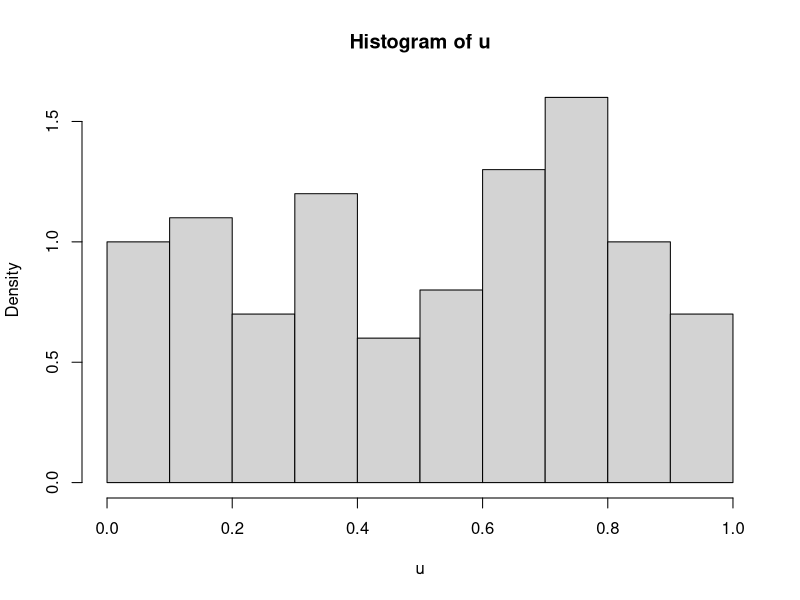
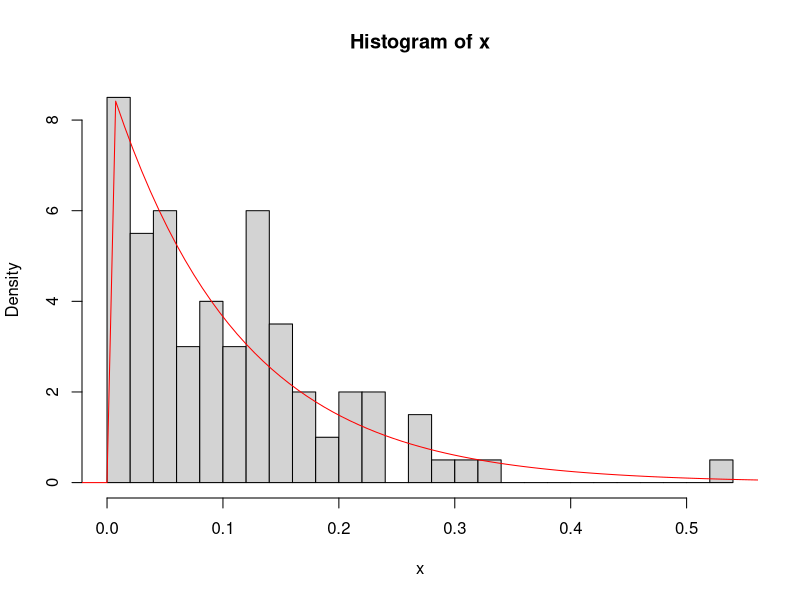
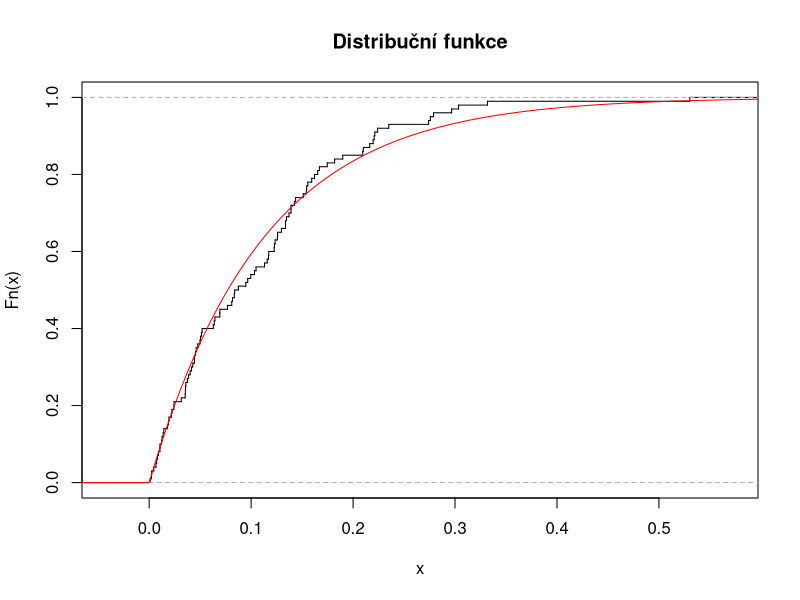
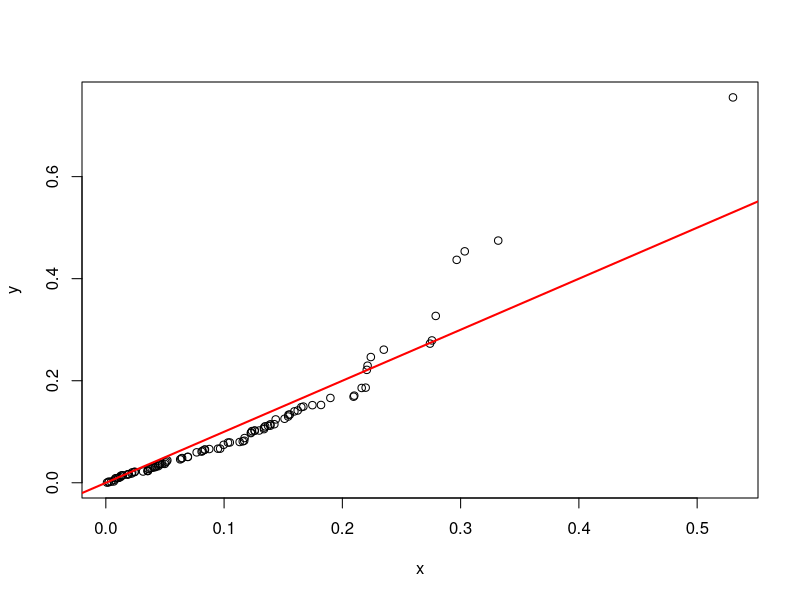
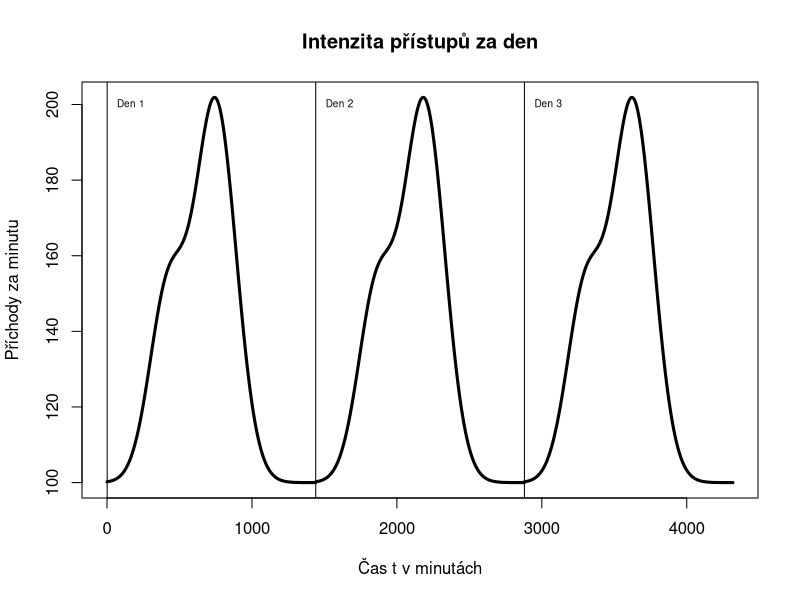
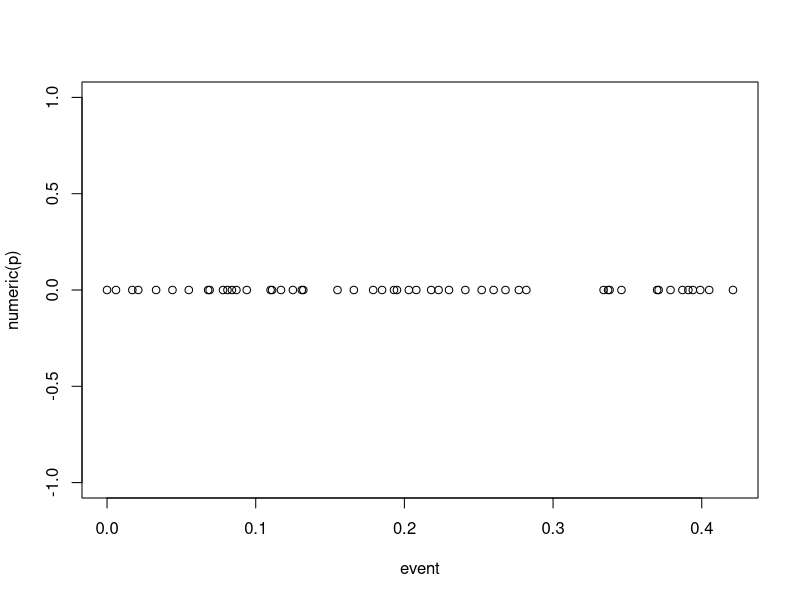
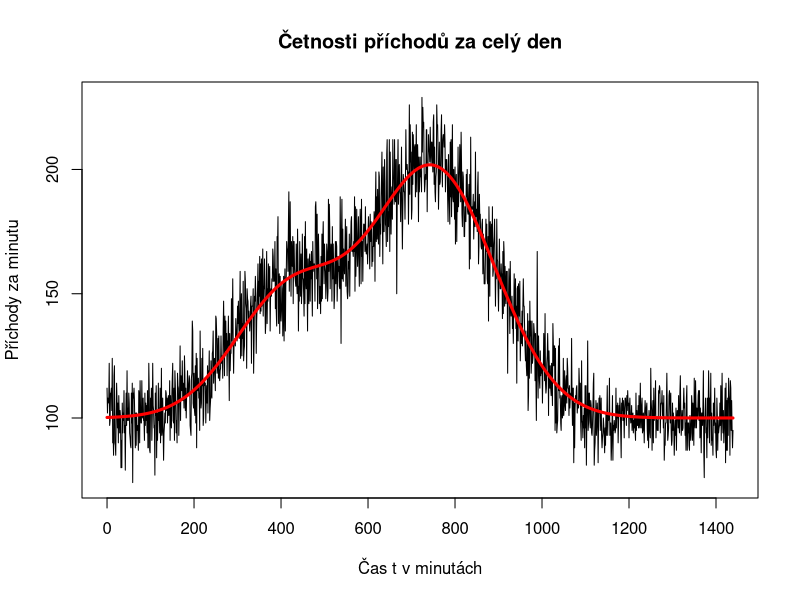
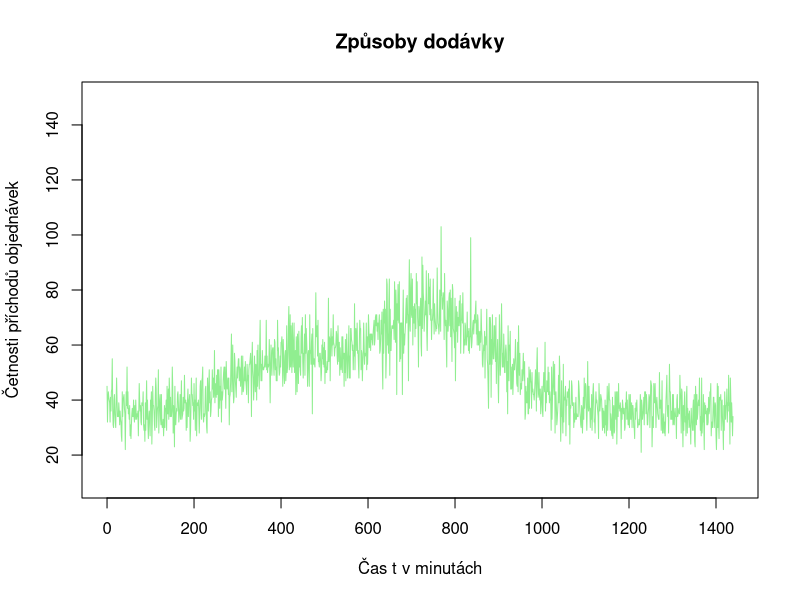

Write R code to recreate these figures, in order. (Note: this script raises an error after producing the figures.)
`+<-` <- `+` # operator += 
`-<-` <- `-` # operator -=
`++=` <- `+` # operator += 

#TODO: 1.6


# http://en.wikipedia.org/wiki/Exponential_distribution#Generating_exponential_variates
K = nchar('Tomas') # jmeno
L = nchar('Nesrovnal') # prijmeni

#################################################################
# 1

n = K*20
u=runif(n, min=0, max=1) # Generuje n náhodných hodnot z UNIF(0,1)
x=-log(1-u)/L # Exp rozdělení z rovnoměrného inverzní distr. fcí.

#################################################################
# 1.2
hist(u, freq=FALSE)
hist(x, breaks=5*K, freq=FALSE) # Histogram našich hodnot
#help(hist) freq --> logical;
#if TRUE, the histogram graphic is a representation of frequencies, the counts component of the result;
#if FALSE, probability densities, component density, are plotted (so that the histogram has a total area of one).
xWidth=max(x)-min(x) # Rozpětí hodnot
xGrid=seq(min(x)-0.2*xWidth,max(x)+0.2*xWidth,length=n) # vytvoří hodnoty kvantilů (?)
lines (xGrid,dexp(xGrid, rate=L), col='red') # přiloží graf hustoty k histogramu

################################################################
# 1.3
plot(ecdf(x), verticals=TRUE, do.points = FALSE, main="Distribuční funkce") # Opsáno ze zadáni, graf emp. exp. fce
lines (xGrid,pexp(xGrid, rate = L), col='red')  # přiloží graf teoretické fce

################################################################
# 1.4
y=rexp(n, rate=L) # hodnoty ze stejného rozdělení jako se kterým porovnáváme
qqplot(x, y)
abline(0,1, col='red', lwd=2)
#Pokud jsou hodnoty obou rozdělení stejné, ležely by na červené čáře. Hodnoty nejdál od čáry se nejvíce vychylují.

################################################################
# 1.5

################################################################
# 1.6

chisq.test(x, p=y/sum(y)) 

# Chi-squared test for given probabilities
# data:  x
# X-squared = 58.0799, df = 99, p-value = 0.9997
# Warning message:
# In chisq.test(x, p = y/sum(y)) : Chi-squared approximation may be incorrect

#TODO: najit ks.test a zkusit to podle toho

###############################################################
# 2.1
lambda = function(t){100+50*exp(-(t-420)^2/(3600*L))+100*
                     exp(-(L*(-30*L+t-480)^2)/360000)}
t=seq(0,3*(24*60)-1) # prvni perioda
plot(t,lambda(t%%(24*60)),lty="solid",lwd=3,type='l',
     main="Intenzita přístupů za den",
     ylab="Příchody za minutu",
     xlab="Čas t v minutách")
text(0, 200, "Den 1", cex=0.6, pos=4)
text(24*60, 200, "Den 2", cex=0.6, pos=4)
text(24*120, 200, "Den 3", cex=0.6, pos=4)
abline(h = 0, v = 01)
abline(h = 0, v = 24*60)
abline(h = 0, v = 24*120)
###############################################################
# 2.2

p = K*10 # prichod
event = numeric(p) #array TODO: prejmenovat TODO FIXME
s = 10^-3 # krok v case = 1/1000 minuty
t = 0 # time = Aktuální čas

# Cyklus simuluje ubíhající čas (po skocích delta) a na základě
# funkce lambda generuje příchod zákazníka
i = p # budeme delat p prichodu
while (0 < i) {
  # FIXME: tady to chce chytrej komentar jak to funguje
  if (runif(1, min=0, max=1) < lambda(t) * s) {
    `-`(i)<-1 # odebereme jeden prichod
    event[i] = t # oznacime cas udalosti
  }
  `+`(t)<-s # udelame krok v case
} 
plot(event, numeric(p))

#################################################################
# 2.3

day = 24*60
cetnosti_za_minutu = numeric(day) # pro cely den
day_seq = seq(0,day-1)

# V "cestnosti_za_minutu[m]" bude pocet prichodu
# za minutu "m".
# Cely den projdu po krocich "s" a pokud nahodne
# vygenerovane cislo bude pod mez, pridam prisup
# k dane minute. Protoze krok "s" je mensi nez
# minuta, je potreba oriznout desetinnou cast
# od casu "t", abysme dostali cele minuty.
t = day
while (0 < t) {
  if (runif(1, min=0, max=1) < lambda(t) * s) {
    `+`(cetnosti_za_minutu[(t %/% 1)+1])<-1
  }
  `-`(t)<-s
}

#TODO FIXME

# edux style - nefunguje to a chce se mi brecet TODO FIXME
#h = hist(cetnosti_za_minutu, plot=FALSE, breaks=seq(0,300))
#plot(h$mids, h$counts, type="l")
#lines(day_seq,lambda(day_seq), lwd=3, col='red')

# fitwiki style
plot(day_seq, cetnosti_za_minutu, lwd=1, type='l',
      main="Četnosti příchodů za celý den",
      ylab="Příchody za minutu",
      xlab="Čas t v minutách")
lines(day_seq,lambda(day_seq), lwd=3, col='red')

############################################################################
# 3
vezme_kuryra = K/(K+L)  # Ze všech zákazníků K/(K+L) použije kurýrní službu
za_minutu_kuryr = numeric(day) 
za_minutu_posta = numeric(day)
# Cyklus prochází všechny minutové výskyty a spočíta pravděpodobnosti,
# že zákazník použije kurýra
m = day # minuta
while (0 < m) { # pro kazdou minutu po cely den
  o = cetnosti_za_minutu[m] # pocet objednavek za minutu m
  while (0 < o) { # pro vsechny objednavky za tu minutu
    if (runif(1, min=0, max=1) < vezme_kuryra) { # zvoli kuryra?
      `+`(za_minutu_kuryr[m])<-1
    } else { # nebo postu?
      `+`(za_minutu_posta[m])<-1
    }
    `-`(o)<-1
  }
  `-`(m)<-1
}
plot(day_seq,za_minutu_kuryr,lwd=1,col='lightgreen',type='l',
     ylim=c(10,150),
     main="Způsoby dodávky",
     ylab="Četnosti příchodů objednávek",
     xlab="Čas t v minutách")
lines(day_seq,lambda(day_seq)*kuryr,lwd=3,col='green')
lines(day_seq,za_minutu_posta,lwd=1, col='lightpink',type='l')
# pravdepodovnost, ze vezmou postu je doplnkem k tomu,
# ze vezmou kuryra
lines(day_seq,lambda(day_seq)*(1-kuryr),lwd=3,col='red')
legend(x=1200,y=150,c("kurýr","pošta"),cex=.8, 
       col=c("green","red"),lty=c(1,1))
